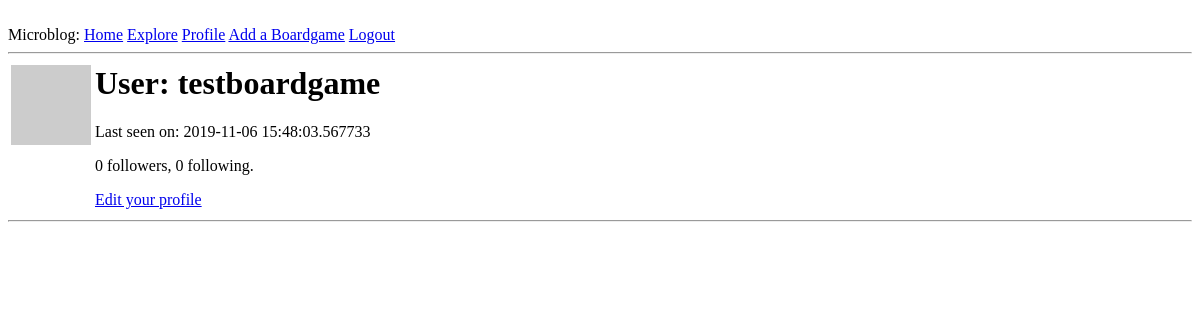
The page /user/testboardgame (signed in) on the database as committed earlier.
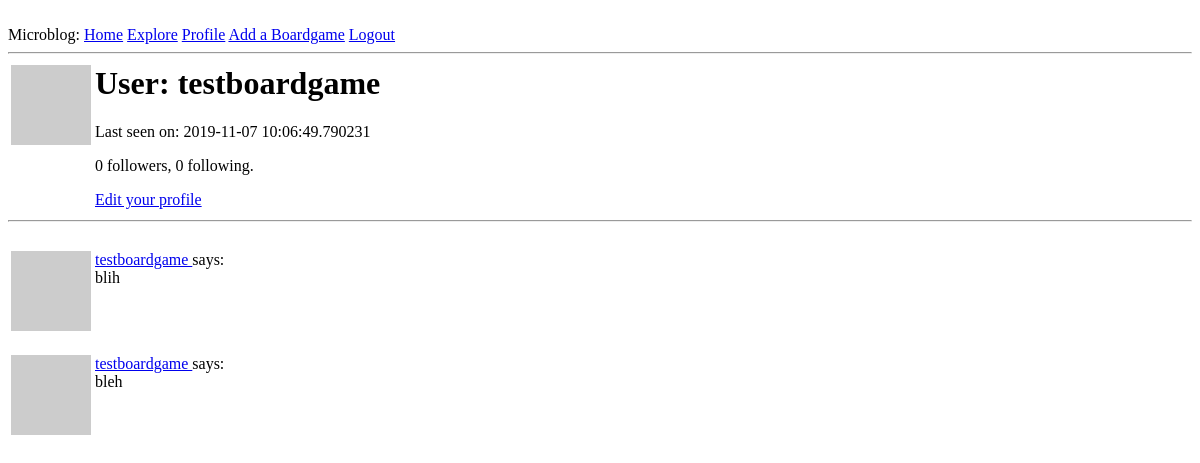
The same page on the database as committed later.
### app/models.py (models this page shows, shortened)
class User(UserMixin, db.Model):
    id = db.Column(db.Integer, primary_key=True)
    username = db.Column(db.String(64), index=True, unique=True)
    email = db.Column(db.String(120), index=True, unique=True)
    password_hash = db.Column(db.String(128))
    posts = db.relationship("Post", backref="author", lazy="dynamic")
    about_me = db.Column(db.String(140))
    last_seen = db.Column(db.DateTime, default=datetime.utcnow)
    followed = db.relationship(
        "User",
        secondary=followers,
        primaryjoin=(followers.c.follower_id == id),
        secondaryjoin=(followers.c.followed_id == id),
        backref=db.backref("followers", lazy="dynamic"),
        lazy="dynamic",
    )
    boardgames = db.relationship(
        "Boardgame",
        secondary=boardgames,
        primaryjoin=(boardgames.c.user_id == id),
        secondaryjoin=(boardgames.c.boardgame_id == id),
        backref=db.backref('followers', lazy="dynamic"),
        lazy="dynamic",
    )
    def avatar(self, size):
        digest = md5(self.email.lower().encode("utf-8")).hexdigest()
        return "https://www.gravatar.com/avatar/{}?d=identicon&s={}".format(
            digest, size
        )

class Post(db.Model):
    id = db.Column(db.Integer, primary_key=True)
    body = db.Column(db.String(140))
    timestamp = db.Column(db.DateTime, index=True, default=datetime.utcnow)
    user_id = db.Column(db.Integer, db.ForeignKey("user.id"))

### app/routes.py (the view)
@app.route("/user/<username>")
@login_required
def user(username):
    user = User.query.filter_by(username=username).first_or_404()
    page = request.args.get('page', 1, type=int)
    posts = user.posts.order_by(Post.timestamp.desc()).paginate(
        page, app.config['POSTS_PER_PAGE'], False)
    next_url = url_for('user', username=user.username, page=posts.next_num) \
        if posts.has_next else None
    prev_url = url_for('user', username=user.username, page=posts.prev_num) \
        if posts.has_prev else None
    return render_template('user.html', user=user, posts=posts.items,
                           next_url=next_url, prev_url=prev_url)

### app/models.py (called while the page is built)
@login.user_loader
def load_user(id):
    return User.query.get(int(id))

### app/routes.py (called while the page is built)
@app.before_request
def before_request():
    if current_user.is_authenticated:
        current_user.last_seen = datetime.utcnow()
        db.session.commit()

### app/templates/user.html (shortened to what this page needs)
﻿{% extends "base.html" %}
{% block content %}
<table>
    <tr valign="top">
        <td><img src="{{ user.avatar(128) }}"></td>
        <td>
            <h1>User: {{ user.username }}</h1>
            {% if user.last_seen %}<p>Last seen on: {{ user.last_seen }}</p>{% endif %}
            <p>{{ user.followers.count() }} followers, {{ user.followed.count() }} following.</p>
            {% if user == current_user %}
            <p><a href="{{ url_for('edit_profile') }}">Edit your profile</a></p>
            {% elif not current_user.is_following(user) %}
            <p><a href="{{ url_for('follow', username=user.username) }}">Follow</a></p>
            {% else %}
            <p><a href="{{ url_for('unfollow', username=user.username) }}">Unfollow</a></p>
            {% endif %}
        </td>
    </tr>
</table>
<hr>
    {% for post in posts %}
        {% include '_post.html' %}
    {% endfor %}
{% endblock %}

### app/templates/base.html (shortened to what this page needs)
﻿<html>
<head>
</head>
<body>
    <div>
        Microblog:
        <a href="{{ url_for('index') }}">Home</a>
        {% if current_user.is_anonymous %}
        <a href="{{ url_for('login') }}">Login</a>
        {% else %}
        <a href="{{ url_for('explore') }}">Explore</a>
        <a href="{{ url_for('user', username=current_user.username) }}">Profile</a>
        <a href="{{ url_for('add_boardgame') }}">Add a Boardgame</a>
        <a href="{{ url_for('logout') }}">Logout</a>
        {% endif %}
    </div>
    <hr>
    {% block content %}{% endblock %}
</body>
</html>

### app/templates/_post.html
﻿<table>
    <tr valign="top">
        <td><img src="{{ post.author.avatar(36) }}"></td>
        <td>
            <a href="{{ url_for('user', username=post.author.username) }}">
                {{ post.author.username }}
            </a>
            says:<br>{{ post.body }}
        </td>
    </tr>
</table>

Rows that differ between the two databases and show on the page:
changed User "testboardgame": last_seen "2019-11-06 15:48:03.567733" → "2019-11-07 10:06:49.790231"
added Post: author.username "testboardgame", body "blih"
added Post: author.username "testboardgame", body "bleh"
